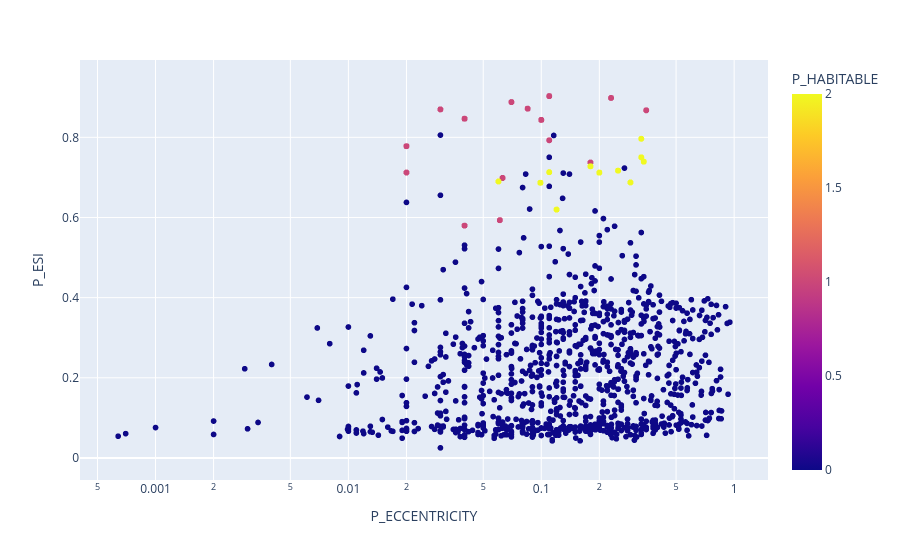

Notebook source saved alongside this figure:
### Markdown cell above
Planet radius in range 0.77 to 1.41 units correspond to conservatively habitable exoplanets. Planet radius in range 1.52 to 2.46 units correspond to optimistically habitable exoplanets. It is interesting to note that in most of the cases, conservatively habitable exoplanets have a bit higher ESI compared to the ESI of optimistically habitable exoplanets.

### Code cell
import plotly.express as px
fig = px.scatter(oversampled, x=oversampled.P_ECCENTRICITY, y=oversampled.P_ESI, color=oversampled.P_HABITABLE,
                 hover_name=oversampled.P_NAME, log_x=True, size_max=30)
fig.show()

### Figure 1 — Plotly figure (JSON) as saved in the notebook; plotly's stock layout.template omitted (floating-point values rounded to 4 significant figures; data arrays with more than 128 entries replaced by an {"elided": "..."} marker saying what was removed)
{"data": [{"hovertemplate": "<b>%{hovertext}</b><br><br>P_ECCENTRICITY=%{x}<br>P_ESI=%{y}<br>P_HABITABLE=%{marker.color}<extra></extra>", "hovertext": {"elided": "11979 str values"}, "legendgroup": "", "marker": {"color": {"elided": "11979 int values"}, "coloraxis": "coloraxis", "symbol": "circle"}, "mode": "markers", "name": "", "showlegend": false, "type": "scattergl", "x": {"elided": "11979 float values"}, "xaxis": "x", "y": {"elided": "11979 float values"}, "yaxis": "y"}], "layout": {"coloraxis": {"colorbar": {"title": {"text": "P_HABITABLE"}}, "colorscale": [[0, "#0d0887"], [0.1111, "#46039f"], [0.2222, "#7201a8"], [0.3333, "#9c179e"], [0.4444, "#bd3786"], [0.5556, "#d8576b"], [0.6667, "#ed7953"], [0.7778, "#fb9f3a"], [0.8889, "#fdca26"], [1, "#f0f921"]]}, "legend": {"tracegroupgap": 0}, "margin": {"t": 60}, "xaxis": {"anchor": "y", "domain": [0, 1], "title": {"text": "P_ECCENTRICITY"}, "type": "log"}, "yaxis": {"anchor": "x", "domain": [0, 1], "title": {"text": "P_ESI"}}}}
